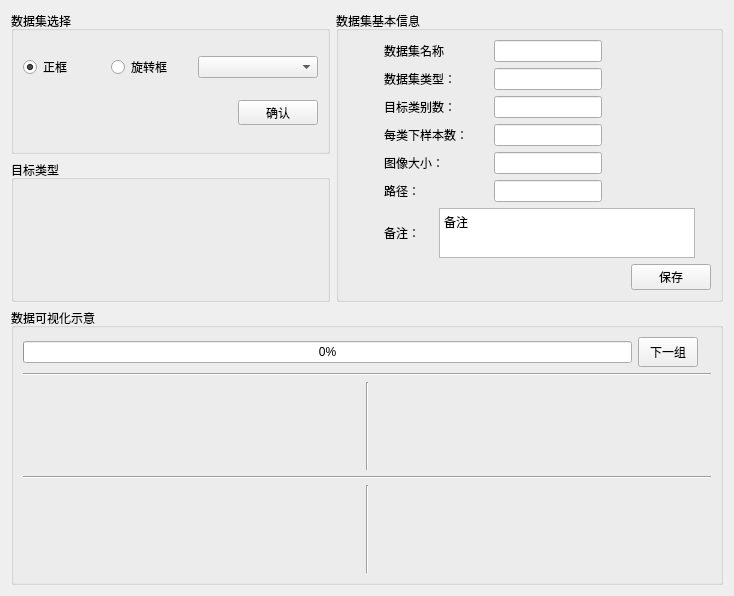
          <widget class="QWidget" name="scrollAreaWidgetContents">
           <property name="geometry">
            <rect>
             <x>0</x>
             <y>0</y>
             <width>734</width>
             <height>596</height>
            </rect>
           </property>
           <layout class="QVBoxLayout" name="verticalLayout_13">
            <item>
             <layout class="QHBoxLayout" name="horizontalLayout_8">
              <item>
               <layout class="QVBoxLayout" name="verticalLayout_6">
                <item>
                 <widget class="QGroupBox" name="groupBox_3">
                  <property name="title">
                   <string>数据集选择</string>
                  </property>
                  <layout class="QVBoxLayout" name="verticalLayout_7">
                   <item>
                    <layout class="QHBoxLayout" name="horizontalLayout_11">
                     <item>
                      <widget class="QRadioButton" name="radioButton_BBOX_choice">
                       <property name="text">
                        <string>正框</string>
                       </property>
                       <property name="checked">
                        <bool>true</bool>
                       </property>
                      </widget>
                     </item>
                     <item>
                      <widget class="QRadioButton" name="radioButton_RBOX_choice">
                       <property name="text">
                        <string>旋转框</string>
                       </property>
                      </widget>
                     </item>
                     <item>
                      <widget class="QComboBox" name="comboBox_datasetNameChoice">
                       <property name="minimumSize">
                        <size>
                         <width>120</width>
                         <height>0</height>
                        </size>
                       </property>
                      </widget>
                     </item>
                    </layout>
                   </item>
                   <item>
                    <widget class="QPushButton" name="pushButton_datasetConfirm">
                     <property name="sizePolicy">
                      <sizepolicy hsizetype="Fixed" vsizetype="Fixed">
                       <horstretch>0</horstretch>
                       <verstretch>0</verstretch>
                      </sizepolicy>
                     </property>
                     <property name="maximumSize">
                      <size>
                       <width>16777215</width>
                       <height>25</height>
                      </size>
                     </property>
                     <property name="layoutDirection">
                      <enum>Qt::RightToLeft</enum>
                     </property>
                     <property name="autoFillBackground">
                      <bool>false</bool>
                     </property>
                     <property name="text">
                      <string>确认</string>
                     </property>
                    </widget>
                   </item>
                  </layout>
                 </widget>
                </item>
                <item>
                 <widget class="QGroupBox" name="groupBox_5">
                  <property name="title">
                   <string>目标类型</string>
                  </property>
                  <layout class="QVBoxLayout" name="verticalLayout_11">
                   <item>
                    <layout class="QHBoxLayout" name="horizontalLayout_19">
                     <item>
                      <layout class="QVBoxLayout" name="verticalLayout_35">
                       <item>
                        <widget class="QLabel" name="label_datasetClaImg1">
                         <property name="text">
                          <string/>
                         </property>
                        </widget>
                       </item>
                      </layout>
                     </item>
                     <item>
                      <layout class="QVBoxLayout" name="verticalLayout_19">
                       <item>
                        <widget class="QLabel" name="label_datasetClaImg2">
                         <property name="text">
                          <string/>
                         </property>
                        </widget>
                       </item>
                      </layout>
                     </item>
                     <item>
                      <layout class="QVBoxLayout" name="verticalLayout_14">
                       <item>
                        <widget class="QLabel" name="label_datasetClaImg3">
                         <property name="text">
                          <string/>
                         </property>
                        </widget>
                       </item>
                      </layout>
                     </item>
                    </layout>
                   </item>
                   <item>
                    <layout class="QHBoxLayout" name="horizontalLayout_9">
                     <item>
                      <widget class="QLabel" name="label_datasetCla1">
                       <property name="maximumSize">
                        <size>
                         <width>16777215</width>
                         <height>30</height>
                        </size>
                       </property>
                       <property name="text">
                        <string/>
                       </property>
                       <property name="alignment">
                        <set>Qt::AlignCenter</set>
                       </property>
                      </widget>
                     </item>
                     <item>
                      <widget class="QLabel" name="label_datasetCla2">
                       <property name="maximumSize">
                        <size>
                         <width>16777215</width>
                         <height>30</height>
                        </size>
                       </property>
                       <property name="text">
                        <string/>
                       </property>
                       <property name="alignment">
                        <set>Qt::AlignCenter</set>
                       </property>
                      </widget>
                     </item>
                     <item>
                      <widget class="QLabel" name="label_datasetCla3">
                       <property name="maximumSize">
                        <size>
                         <width>16777215</width>
                         <height>30</height>
                        </size>
                       </property>
                       <property name="text">
                        <string/>
                       </property>
                       <property name="alignment">
                        <set>Qt::AlignCenter</set>
                       </property>
                      </widget>
                     </item>
                    </layout>
                   </item>
                  </layout>
                 </widget>
                </item>
               </layout>
              </item>
              <item>
               <widget class="QGroupBox" name="groupBox_4">
                <property name="title">
                 <string>数据集基本信息</string>
                </property>
                <layout class="QVBoxLayout" name="verticalLayout_10">
                 <item>
                  <layout class="QHBoxLayout" name="horizontalLayout_28">
                   <item>
                    <widget class="QLabel" name="label_62">
                     <property name="minimumSize">
                      <size>
                       <width>30</width>
                       <height>0</height>
                      </size>
                     </property>
                     <property name="maximumSize">
                      <size>
                       <width>30</width>
                       <height>16777215</height>
                      </size>
                     </property>
                     <property name="text">
                      <string/>
                     </property>
                    </widget>
                   </item>
                   <item>
                    <widget class="QLabel" name="label_47">
                     <property name="text">
                      <string>数据集名称</string>
                     </property>
                    </widget>
                   </item>
                   <item>
                    <widget class="QLineEdit" name="lineEdit_sense_datasetName">
                     <property name="sizePolicy">
                      <sizepolicy hsizetype="Fixed" vsizetype="Fixed">
                       <horstretch>0</horstretch>
                       <verstretch>0</verstretch>
                      </sizepolicy>
                     </property>
                    </widget>
                   </item>
                   <item>
                    <widget class="QLabel" name="label_65">
                     <property name="minimumSize">
                      <size>
                       <width>10</width>
                       <height>0</height>
                      </size>
                     </property>
                     <property name="text">
                      <string/>
                     </property>
                    </widget>
                   </item>
                  </layout>
                 </item>
                 <item>
                  <layout class="QHBoxLayout" name="horizontalLayout_14">
                   <item>
                    <widget class="QLabel" name="label_40">
                     <property name="minimumSize">
                      <size>
                       <width>30</width>
                       <height>0</height>
                      </size>
                     </property>
                     <property name="maximumSize">
                      <size>
                       <width>30</width>
                       <height>16777215</height>
                      </size>
                     </property>
                     <property name="text">
                      <string/>
                     </property>
                    </widget>
                   </item>
                   <item>
                    <widget class="QLabel" name="label_21">
                     <property name="text">
                      <string>数据集类型：</string>
                     </property>
                    </widget>
                   </item>
                   <item>
                    <widget class="QLineEdit" name="lineEdit_sense_datasetType">
                     <property name="sizePolicy">
                      <sizepolicy hsizetype="Fixed" vsizetype="Fixed">
                       <horstretch>0</horstretch>
                       <verstretch>0</verstretch>
                      </sizepolicy>
                     </property>
                    </widget>
                   </item>
                   <item>
                    <widget class="QLabel" name="label_36">
                     <property name="minimumSize">
                      <size>
                       <width>10</width>
                       <height>0</height>
                      </size>
                     </property>
                     <property name="text">
                      <string/>
                     </property>
                    </widget>
                   </item>
                  </layout>
                 </item>
                 <item>
                  <layout class="QHBoxLayout" name="horizontalLayout_21">
                   <item>
                    <widget class="QLabel" name="label_59">
                     <property name="minimumSize">
                      <size>
                       <width>30</width>
                       <height>0</height>
                      </size>
                     </property>
                     <property name="maximumSize">
                      <size>
                       <width>30</width>
                       <height>16777215</height>
                      </size>
                     </property>
                     <property name="text">
                      <string/>
                     </property>
                    </widget>
                   </item>
                   <item>
                    <widget class="QLabel" name="label_46">
                     <property name="text">
                      <string>目标类别数：</string>
                     </property>
                    </widget>
                   </item>
                   <item>
                    <widget class="QLineEdit" name="lineEdit_sense_claNum">
                     <property name="sizePolicy">
                      <sizepolicy hsizetype="Fixed" vsizetype="Fixed">
                       <horstretch>0</horstretch>
                       <verstretch>0</verstretch>
                      </sizepolicy>
                     </property>
                    </widget>
                   </item>
                   <item>
                    <widget class="QLabel" name="label_48">
                     <property name="minimumSize">
                      <size>
                       <width>10</width>
                       <height>0</height>
                      </size>
                     </property>
                     <property name="text">
                      <string/>
                     </property>
                    </widget>
                   </item>
                  </layout>
                 </item>
                 <item>
                  <layout class="QHBoxLayout" name="horizontalLayout_26">
                   <item>
                    <widget class="QLabel" name="label_60">
                     <property name="minimumSize">
                      <size>
                       <width>30</width>
                       <height>0</height>
                      </size>
                     </property>
                     <property name="maximumSize">
                      <size>
                       <width>30</width>
                       <height>16777215</height>
                      </size>
                     </property>
                     <property name="text">
                      <string/>
                     </property>
                    </widget>
                   </item>
                   <item>
                    <widget class="QLabel" name="label_61">
                     <property name="text">
                      <string>每类下样本数：</string>
                     </property>
                    </widget>
                   </item>
                   <item>
                    <widget class="QLineEdit" name="lineEdit_sense_targetNumEachCla">
                     <property name="sizePolicy">
                      <sizepolicy hsizetype="Fixed" vsizetype="Fixed">
                       <horstretch>0</horstretch>
                       <verstretch>0</verstretch>
                      </sizepolicy>
                     </property>
                    </widget>
                   </item>
                   <item>
                    <widget class="QLabel" name="label_63">
                     <property name="minimumSize">
                      <size>
                       <width>10</width>
                       <height>0</height>
                      </size>
                     </property>
                     <property name="text">
                      <string/>
                     </property>
                    </widget>
                   </item>
                  </layout>
                 </item>
                 <item>
                  <layout class="QHBoxLayout" name="horizontalLayout_15">
                   <item>
                    <widget class="QLabel" name="label_39">
                     <property name="minimumSize">
                      <size>
                       <width>30</width>
                       <height>0</height>
                      </size>
                     </property>
                     <property name="maximumSize">
                      <size>
                       <width>30</width>
                       <height>16777215</height>
                      </size>
                     </property>
                     <property name="text">
                      <string/>
                     </property>
                    </widget>
                   </item>
                   <item>
                    <widget class="QLabel" name="label_23">
                     <property name="text">
                      <string>图像大小：</string>
                     </property>
                    </widget>
                   </item>
                   <item>
                    <widget class="QLineEdit" name="lineEdit_sense_imgSize">
                     <property name="sizePolicy">
                      <sizepolicy hsizetype="Fixed" vsizetype="Fixed">
                       <horstretch>0</horstretch>
                       <verstretch>0</verstretch>
                      </sizepolicy>
                     </property>
                    </widget>
                   </item>
                   <item>
                    <widget class="QLabel" name="label_35">
                     <property name="minimumSize">
                      <size>
                       <width>10</width>
                       <height>0</height>
                      </size>
                     </property>
                     <property name="text">
                      <string/>
                     </property>
                    </widget>
                   </item>
                  </layout>
                 </item>
                 <item>
                  <layout class="QHBoxLayout" name="horizontalLayout_27">
                   <item>
                    <widget class="QLabel" name="label_43">
                     <property name="minimumSize">
                      <size>
                       <width>30</width>
                       <height>0</height>
                      </size>
                     </property>
                     <property name="maximumSize">
                      <size>
                       <width>30</width>
                       <height>16777215</height>
                      </size>
                     </property>
                     <property name="text">
                      <string/>
                     </property>
                    </widget>
                   </item>
                   <item>
                    <widget class="QLabel" name="label_64">
                     <property name="text">
                      <string>路径：</string>
                     </property>
                    </widget>
                   </item>
                   <item>
                    <widget class="QLineEdit" name="lineEdit_sense_PATH">
                     <property name="sizePolicy">
                      <sizepolicy hsizetype="Fixed" vsizetype="Fixed">
                       <horstretch>0</horstretch>
                       <verstretch>0</verstretch>
                      </sizepolicy>
                     </property>
                    </widget>
                   </item>
                   <item>
                    <widget class="QLabel" name="label_66">
                     <property name="minimumSize">
                      <size>
                       <width>10</width>
                       <height>0</height>
                      </size>
                     </property>
                     <property name="text">
                      <string/>
                     </property>
                    </widget>
                   </item>
                  </layout>
                 </item>
                 <item>
                  <layout class="QHBoxLayout" name="horizontalLayout_25">
                   <item>
                    <widget class="QLabel" name="label_58">
                     <property name="minimumSize">
                      <size>
                       <width>30</width>
                       <height>0</height>
                      </size>
                     </property>
                     <property name="maximumSize">
                      <size>
                       <width>30</width>
                       <height>16777215</height>
                      </size>
                     </property>
                     <property name="text">
                      <string/>
                     </property>
                    </widget>
                   </item>
                   <item>
                    <widget class="QLabel" name="label_32">
                     <property name="text">
                      <string>备注：</string>
                     </property>
                    </widget>
                   </item>
                   <item>
                    <widget class="QLabel" name="label_42">
                     <property name="text">
                      <string/>
                     </property>
                    </widget>
                   </item>
                   <item>
                    <widget class="QPlainTextEdit" name="plainTextEdit_sense_note">
                     <property name="sizePolicy">
                      <sizepolicy hsizetype="Fixed" vsizetype="Fixed">
                       <horstretch>0</horstretch>
                       <verstretch>0</verstretch>
                      </sizepolicy>
                     </property>
                     <property name="maximumSize">
                      <size>
                       <width>16777215</width>
                       <height>50</height>
                      </size>
                     </property>
                     <property name="baseSize">
                      <size>
                       <width>0</width>
                       <height>0</height>
                      </size>
                     </property>
                     <property name="plainText">
                      <string>备注
</string>
                     </property>
                    </widget>
                   </item>
                   <item>
                    <widget class="QLabel" name="label_57">
                     <property name="minimumSize">
                      <size>
                       <width>10</width>
                       <height>0</height>
                      </size>
                     </property>
                     <property name="text">
                      <string/>
                     </property>
                    </widget>
                   </item>
                  </layout>
                 </item>
                 <item>
                  <widget class="QPushButton" name="pushButton_saveDatasetAttri">
                   <property name="sizePolicy">
                    <sizepolicy hsizetype="Fixed" vsizetype="Fixed">
                     <horstretch>0</horstretch>
                     <verstretch>0</verstretch>
                    </sizepolicy>
                   </property>
                   <property name="layoutDirection">
                    <enum>Qt::RightToLeft</enum>
                   </property>
                   <property name="text">
                    <string>保存</string>
                   </property>
                  </widget>
                 </item>
                </layout>
               </widget>
              </item>
             </layout>
            </item>
            <item>
             <widget class="QGroupBox" name="groupBox_2">
              <property name="title">
               <string>数据可视化示意</string>
              </property>
              <layout class="QVBoxLayout" name="verticalLayout_4">
               <item>
                <layout class="QHBoxLayout" name="horizontalLayout_22">
                 <item>
                  <widget class="QProgressBar" name="progressBar">
                   <property name="value">
                    <number>0</number>
                   </property>
                  </widget>
                 </item>
                 <item>
                  <widget class="QPushButton" name="pushButton_nextSenseChart">
                   <property name="maximumSize">
                    <size>
                     <width>60</width>
                     <height>30</height>
                    </size>
                   </property>
                   <property name="text">
                    <string>下一组</string>
                   </property>
                  </widget>
                 </item>
                 <item>
                  <widget class="QLabel" name="label_18">
                   <property name="maximumSize">
                    <size>
                     <width>10</width>
                     <height>30</height>
                    </size>
                   </property>
                   <property name="text">
                    <string/>
                   </property>
                  </widget>
                 </item>
                </layout>
               </item>
               <item>
                <widget class="Line" name="line_9">
                 <property name="orientation">
                  <enum>Qt::Horizontal</enum>
                 </property>
                </widget>
               </item>
               <item>
                <layout class="QHBoxLayout" name="horizontalLayout_12">
                 <item>
                  <layout class="QVBoxLayout" name="verticalLayout_16">
                   <item>
                    <widget class="QLabel" name="label_senseChart1">
                     <property name="text">
                      <string/>
                     </property>
                     <property name="alignment">
                      <set>Qt::AlignCenter</set>
                     </property>
                    </widget>
                   </item>
                   <item>
                    <widget class="QLabel" name="label_senseChartInfo_1">
                     <property name="text">
                      <string/>
                     </property>
                     <property name="alignment">
                      <set>Qt::AlignBottom|Qt::AlignHCenter</set>
                     </property>
                    </widget>
                   </item>
                  </layout>
                 </item>
                 <item>
                  <widget class="Line" name="line_5">
                   <property name="orientation">
                    <enum>Qt::Vertical</enum>
                   </property>
                  </widget>
                 </item>
                 <item>
                  <layout class="QVBoxLayout" name="verticalLayout_33">
                   <item>
                    <widget class="QLabel" name="label_senseChart2">
                     <property name="text">
                      <string/>
                     </property>
                     <property name="alignment">
                      <set>Qt::AlignCenter</set>
                     </property>
                    </widget>
                   </item>
                   <item>
                    <widget class="QLabel" name="label_senseChartInfo_2">
                     <property name="text">
                      <string/>
                     </property>
                     <property name="alignment">
                      <set>Qt::AlignBottom|Qt::AlignHCenter</set>
                     </property>
                    </widget>
                   </item>
                  </layout>
                 </item>
                </layout>
               </item>
               <item>
                <widget class="Line" name="line_6">
                 <property name="orientation">
                  <enum>Qt::Horizontal</enum>
                 </property>
                </widget>
               </item>
               <item>
                <layout class="QHBoxLayout" name="horizontalLayout_13">
                 <item>
                  <layout class="QVBoxLayout" name="verticalLayout_17">
                   <item>
                    <widget class="QLabel" name="label_senseChart3">
                     <property name="text">
                      <string/>
                     </property>
                     <property name="alignment">
                      <set>Qt::AlignCenter</set>
                     </property>
                    </widget>
                   </item>
                   <item>
                    <widget class="QLabel" name="label_senseChartInfo_3">
                     <property name="text">
                      <string/>
                     </property>
                     <property name="alignment">
                      <set>Qt::AlignBottom|Qt::AlignHCenter</set>
                     </property>
                    </widget>
                   </item>
                  </layout>
                 </item>
                 <item>
                  <widget class="Line" name="line_7">
                   <property name="orientation">
                    <enum>Qt::Vertical</enum>
                   </property>
                  </widget>
                 </item>
                 <item>
                  <layout class="QVBoxLayout" name="verticalLayout_34">
                   <item>
                    <widget class="QLabel" name="label_senseChart4">
                     <property name="text">
                      <string/>
                     </property>
                     <property name="alignment">
                      <set>Qt::AlignCenter</set>
                     </property>
                    </widget>
                   </item>
                   <item>
                    <widget class="QLabel" name="label_senseChartInfo_4">
                     <property name="text">
                      <string/>
                     </property>
                     <property name="alignment">
                      <set>Qt::AlignBottom|Qt::AlignHCenter</set>
                     </property>
                    </widget>
                   </item>
                  </layout>
                 </item>
                </layout>
               </item>
              </layout>
             </widget>
            </item>
           </layout>
          </widget>
